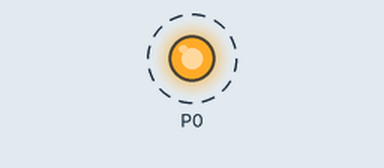
Simulated run of this program. Board: BBC micro:bit (MakeCode). Parts: output pins drawn as LEDs (lit = HIGH). Dashed ring = blinking.

Above: at 0.2 s.
Timing chart, 0 to 3.0 s (numbered marks = the images above):
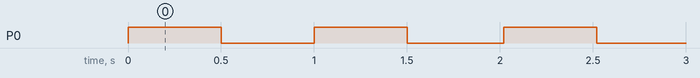

The program:

main.ts
```typescript
basic.forever(function () {
    pins.digitalWritePin(DigitalPin.P0, 1)
    basic.pause(500)
    pins.digitalWritePin(DigitalPin.P0, 0)
    basic.pause(500)
    pins.digitalWritePin(DigitalPin.P0, 1)
    basic.pause(500)
    pins.digitalWritePin(DigitalPin.P0, 0)
    basic.pause(500)
})
```

test.ts
```typescript
// les tests vont ici ; cela ne sera pas compilé si ce paquet est utilisé en tant qu'extension.
```

Measured:
- by itself, P0: alternates HIGH for 0.50 s and LOW for 0.51 s
